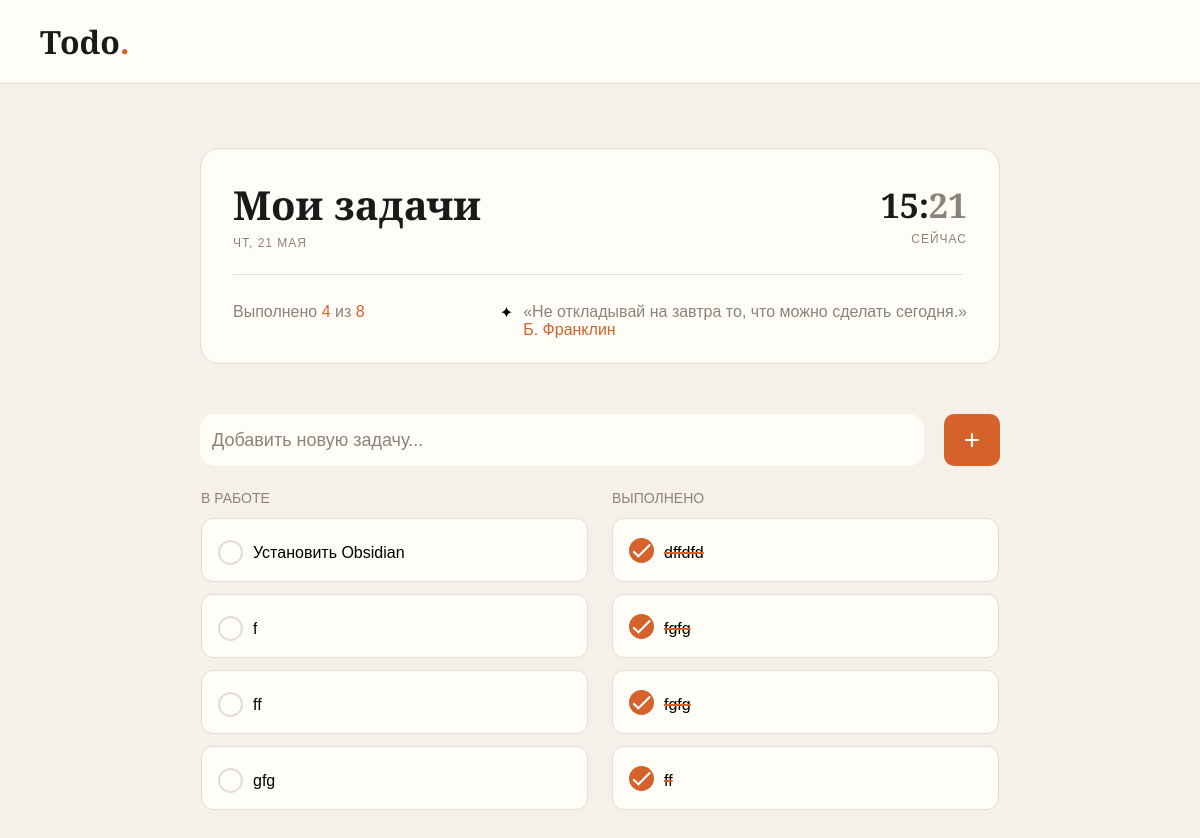
The app's page /, older data.
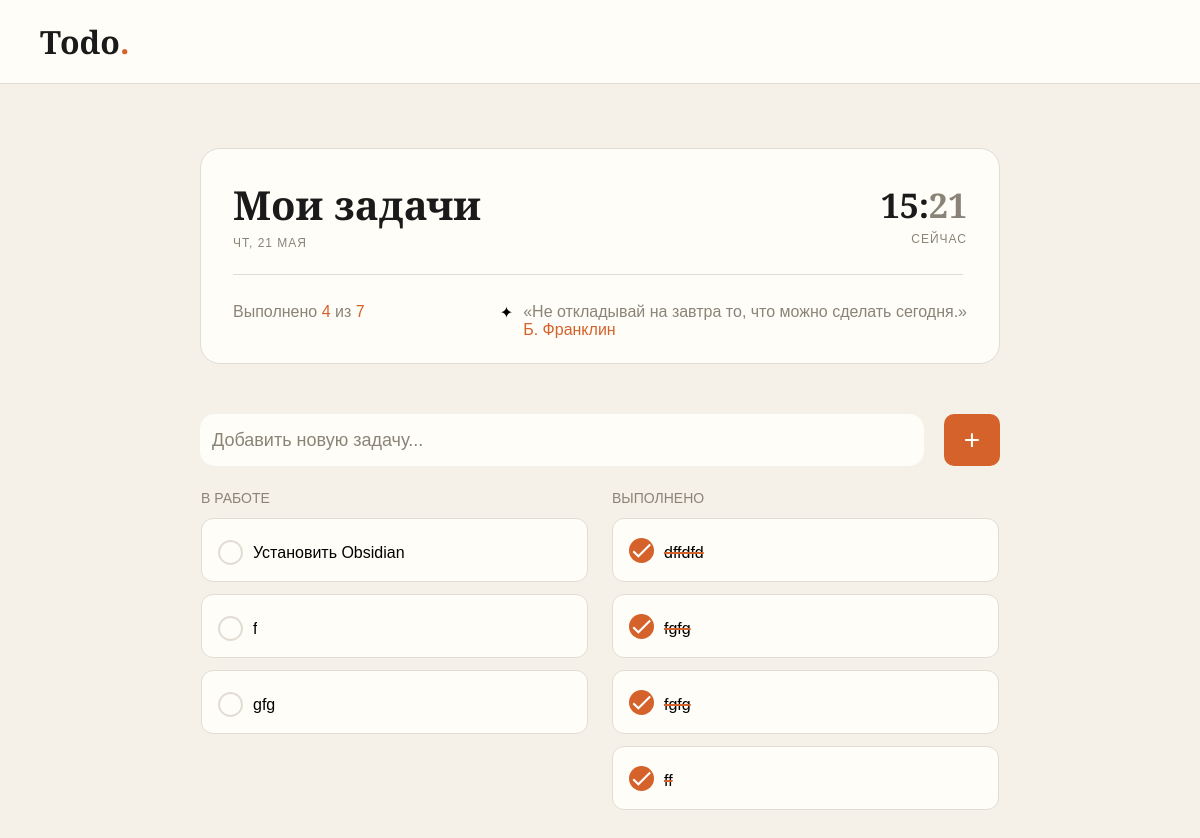
The same page, newer data.
### todo_app/models.py (models this page shows)
class Tasks(models.Model):
    title = models.CharField(max_length=200)
    is_done = models.BooleanField(default=False) # готово или нет(0 не готово)
    created_at = models.DateTimeField(auto_now_add=True)

### todo_app/views.py (the view)
# urls.py: path("", views.index, name='main'),
def index(request):
    active = Tasks.objects.filter(is_done=False)
    done = Tasks.objects.filter(is_done=True)
    ready_count = Tasks.objects.filter(is_done=False).count()
    notready_count = Tasks.objects.filter(is_done=True).count()
    all = ready_count + notready_count
    count = {
        'ready': active,
        'notready': done,
        'ready_count': ready_count,
        'notready_count': notready_count,
        'all': all,
    }
    return render(request, 'todo_app/index.html', count)

### todo_app/templates/todo_app/index.html (shortened to what this page needs)
{% extends 'todo_app/base.html' %}
{% load static %}
{% block content %}
    <div class="main">
        <div class="mytask">
            <div class="first">
                <div>
                    <h1>Мои задачи</h1>
                    <p class="subtitle" id="current-date"></p>
                </div>
                <div class="time">
                    <h2 id="time1"></h2>
                    <p class="subtitle">СЕЙЧАС</p>
                </div>
            </div>
                <div class="border_main">
            </div>
                <div class="down">
                    <div class="complete">
                    <p class="progress-label">Выполнено <span style="color: #D4622A">{{ notready_count }}</span> из <span style="color: #D4622A"> {{ all }}</span></p>
                </div>
                <div class="thoughts">
                    <p style="margin-right: 10px;">✦</p>
                    <div id = 'quote-container' name="цитата">
                    </div>
                </div>
            </div>
        </div>
        <form action="{% url 'add' %}" class="add_task" method="POST">
            <input type="text" placeholder="Добавить новую задачу..." name="title" class="input" style="font-size: 18px;">
            <button class="add_button" type="submit"> + </button>
        </form>
        <div class="tasks">
            <div class="notdone">
                <p class="section-label">В РАБОТЕ</p>
                {% for task in ready %}
                    <div class="notdonetask">
                        <form action="{% url 'nolong' %}" method="POST" style="padding-top: 5px;">
                            <button style="margin-right: 10px;" class="ad" type="submit"></button>
                        </form>
                        <p style="font-size: 16px; margin-top: 5px;">{{task.title}}</p>
                        <form action="{% url 'remove' task.id %}" method="POST" style="margin-left: auto;">
                        </form>
                    </div>
                {% endfor %}
            </div>
            <div class="done">
                <p class="section-label">ВЫПОЛНЕНО</p>
                {% for task in notready %}
                    <div class="donetask">
                        <form action="{% url 'long'%}" method="POST" style="padding-top: 5px;">
                            <button style="margin-right: 10px; " class="rm" type="submit"><svg viewBox="0 0 24 24"><path d="M9 16.17L4.83 12l-1.42 1.41L9 19 21 7l-1.41-1.41z"/></svg></button>
                        </form>
                        <p style="font-size: 16px; margin-top: 5px; text-decoration: line-through; text-decoration-color: #D4622A; text-decoration-thickness: 15%;"  >{{task.title}}</p>
                       <form action="{% url 'remove' task.id %}" method="POST" style="margin-left: auto;">
                        </form>
                    </div>
                {% endfor %}
            </div>
        </div>
    </div>
{% endblock %}

### todo_app/templates/todo_app/base.html (shortened to what this page needs)
{% load static %}
<!DOCTYPE html>
<html lang="ru">
<head>
    <link rel="stylesheet" href="{% static 'todo_app/css/style.css' %}">
</head>
<body>
    <header class="menu">
        <h1 style="font-family: Playfair Display; font-size: 32px;">Todo<span style="color: #D4622A;">.</span></h1>
    </header>
    <main>
        {% block content %}
        {% endblock %}
    </main>
</body>
</html>

### todo_app/static/todo_app/css/style.css (style rules this page uses)
* { margin: 0; padding: 0; box-sizing: border-box; }
body { background-color: #F5F0E8; font-family: 'DM Sans', sans-serif; }
h1 { font-family: 'Playfair Display', serif; font-size: 40px; color: #1A1A1A; }
h2 { font-family: 'Playfair Display', serif; font-size: 34px; color: #1A1A1A; }
.subtitle { font-size: 12px; color: #8A8478; text-transform: uppercase; letter-spacing: 1px; margin-top: 4px; }
.time { text-align: right; }
.menu { padding: 20px 40px; display: flex; justify-content: space-between; align-items: center; width: 100%; background-color: #FFFDF7; border-bottom: 1.5px solid #E2DDD4; }
.main { display: flex; justify-content: center; align-items: center; flex-direction: column; padding: 64px; }
.mytask { border: 1.5px solid #E2DDD4; border-radius: 20px; background-color: #FFFDF7; width: 100%; max-width: 800px; }
.first { display: flex; justify-content: space-between; align-items: center; padding: 28px 32px 24px; }
.border_main { border-top: 1.5px solid #E2DDD4; margin: 0 4.5% 0 4%; }
.down { display: flex; justify-content: space-between; }
.complete { padding: 28px 32px 24px; }
.thoughts { padding: 28px 32px 24px; display: flex; flex-direction: row; }
.progress-label { color: #8A8478; }
.add_task { display: flex; flex-direction: row; padding: 50px 0px 24px; width: 100%; max-width: 800px; }
.input { width: 100%; border: none; padding: 12px; border-radius: 15px; background-color: #FFFDF7; margin-right: 20px; }
.input::placeholder { color: #8A8478; }
.add_button { background-color: #D4622A; color: white; border: none; border-radius: 10px; padding: 10px 20px; font-size: 28px; }
.tasks { display: grid; grid-template-columns: 1fr 1fr; gap: 24px; padding: 0 32px 28px; max-width: 862px; width: 100%; }
.section-label { color: #8A8478; font-family: 'DM Sans', sans-serif; font-size: 14px; }
.notdonetask { display: flex; background: #FFFDF7; border: 1.5px solid #E2DDD4; border-radius: 12px; padding: 14px 16px; margin-top: 12px; width: 100%; align-items: center; }
.donetask { display: flex; flex-direction: row; align-items: center; border: 1.5px solid #E2DDD4; border-radius: 12px; padding: 14px 16px; background: #FFFDF7; margin-top: 12px; max-width: 100%; }
.notdone, .done { min-width: 0; }
.notdonetask p, .donetask p { overflow: hidden; text-overflow: ellipsis; word-break: break-word; }
.ad { margin-top: 2px; width: 25px; height: 25px; border-radius: 50%; border: none; padding: 0; background: none; border: 2px solid #E2DDD4; border-radius: 50%; flex-shrink: 0; }
.rm { width: 25px; height: 25px; border-radius: 50%; border: none; padding: 0; background: none; background-color: #D4622A; border-color: #D4622A; flex-shrink: 0; }
.rm svg { fill: white; }

Row changes from the older to the newer data that the page shows:
removed Tasks: title "ff", shown under "15:21"
Text that changed along with them:
{{ all }}: "8" → "7"
